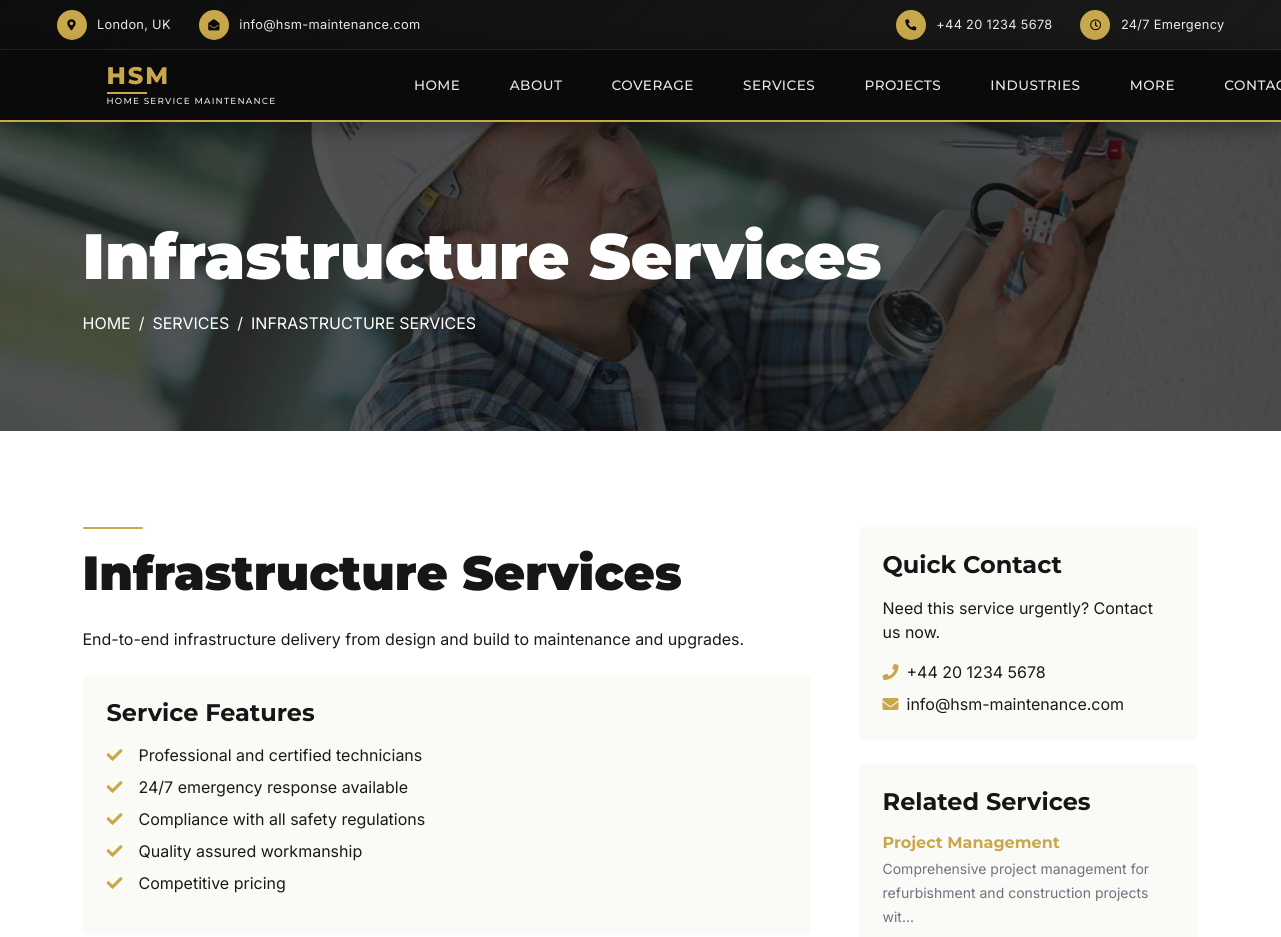
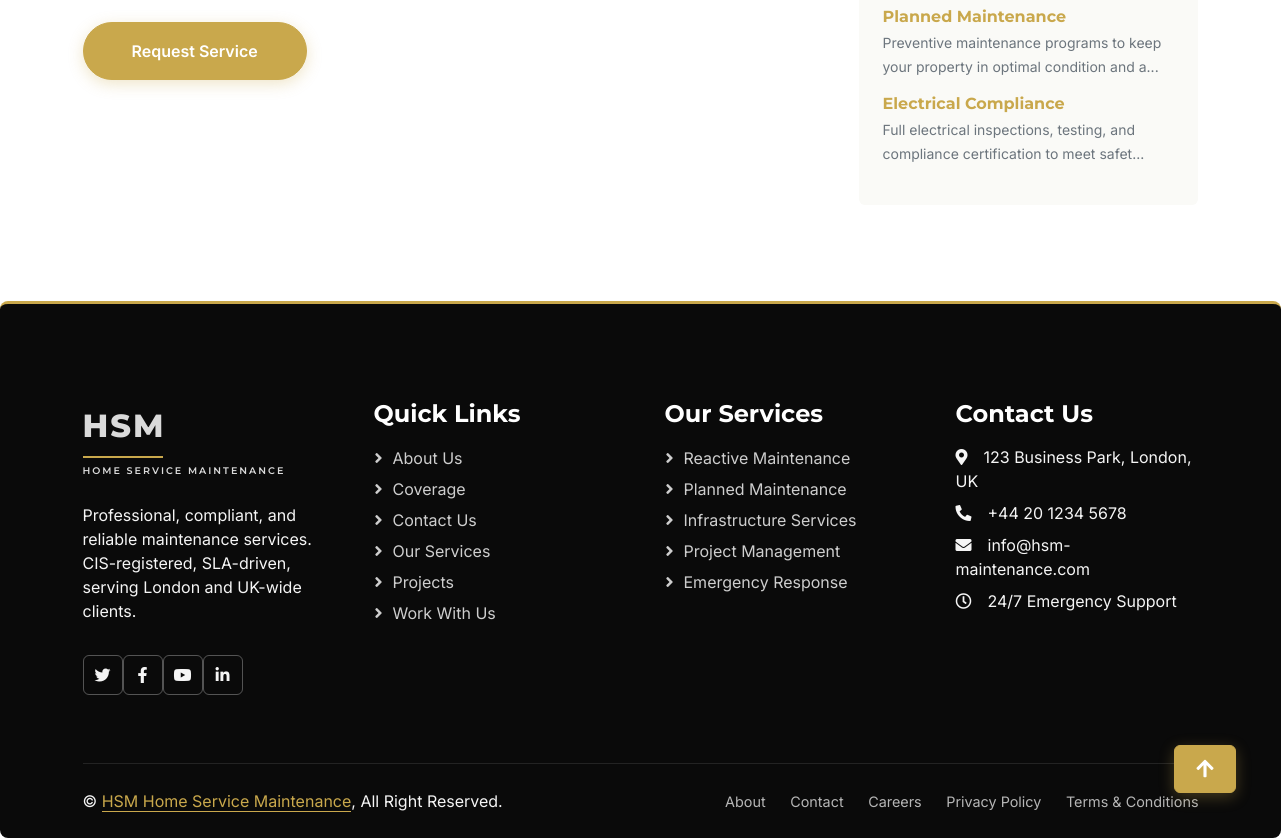
The app's page /service-detail.php?slug=infrastructure-services with its own data (2 pictures, top to bottom).
### tables this page shows
CREATE TABLE services (
    id INT AUTO_INCREMENT PRIMARY KEY,
    title VARCHAR(255) NOT NULL,
    slug VARCHAR(255) UNIQUE NOT NULL,
    category ENUM('reactive', 'planned', 'infrastructure', 'project') NOT NULL,
    description TEXT,
    content LONGTEXT,
    icon VARCHAR(100),
    image VARCHAR(255),
    featured TINYINT(1) DEFAULT 0,
    status ENUM('active', 'inactive') DEFAULT 'active',
    created_at TIMESTAMP DEFAULT CURRENT_TIMESTAMP,
    updated_at TIMESTAMP DEFAULT CURRENT_TIMESTAMP ON UPDATE CURRENT_TIMESTAMP
);

### service-detail.php (the view, shortened to what this page needs)
<?php
require_once 'includes/header.php';
require_once 'includes/config.php';
$slug = $_GET['slug'] ?? '';
$sql = "SELECT * FROM services WHERE slug = ? AND status = 'active'";
$stmt = $conn->prepare($sql);
$stmt->bind_param("s", $slug);
$stmt->execute();
$result = $stmt->get_result();
$service = $result->fetch_assoc();
?>
<div class="container-fluid page-header py-5 mb-5">
    <div class="container py-5">
        <h1 class="display-3 text-white mb-3 animated slideInDown"><?php echo htmlspecialchars($service['title']); ?></h1>
        <nav aria-label="breadcrumb animated slideInUp">
            <ol class="breadcrumb text-uppercase mb-0">
                <li class="breadcrumb-item"><a class="text-white" href="index.php">Home</a></li>
                <li class="breadcrumb-item"><a class="text-white" href="services.php">Services</a></li>
                <li class="breadcrumb-item text-white active" aria-current="page"><?php echo htmlspecialchars($service['title']); ?></li>
            </ol>
        </nav>
    </div>
</div>
<div class="container-xxl py-5">
    <div class="container">
        <div class="row g-5">
            <div class="col-lg-8 wow fadeIn" data-wow-delay="0.1s">
                <div class="bg-primary mb-3" style="width: 60px; height: 2px;"></div>
                <h1 class="display-5 mb-4"><?php echo htmlspecialchars($service['title']); ?></h1>
                <div class="mb-4">
                    <?php echo nl2br(htmlspecialchars($service['description'])); ?>
                </div>
                <div class="bg-light p-4 rounded mb-4">
                    <h4 class="mb-3">Service Features</h4>
                    <ul class="list-unstyled">
                        <li class="mb-2"><i class="fa fa-check text-primary me-3"></i>Professional and certified technicians</li>
                        <li class="mb-2"><i class="fa fa-check text-primary me-3"></i>24/7 emergency response available</li>
                        <li class="mb-2"><i class="fa fa-check text-primary me-3"></i>Compliance with all safety regulations</li>
                        <li class="mb-2"><i class="fa fa-check text-primary me-3"></i>Quality assured workmanship</li>
                        <li class="mb-0"><i class="fa fa-check text-primary me-3"></i>Competitive pricing</li>
                    </ul>
                </div>
                <a href="contact.php" class="btn btn-primary rounded-pill py-3 px-5">Request Service</a>
            </div>
            <div class="col-lg-4 wow fadeIn" data-wow-delay="0.5s">
                <div class="bg-light p-4 rounded mb-4">
                    <h4 class="mb-3">Quick Contact</h4>
                    <p class="mb-3">Need this service urgently? Contact us now.</p>
                    <p class="mb-2"><i class="fa fa-phone text-primary me-2"></i>+44 20 1234 5678</p>
                    <p class="mb-0"><i class="fa fa-envelope text-primary me-2"></i>info@hsm-maintenance.com</p>
                </div>
                <div class="bg-light p-4 rounded">
                    <h4 class="mb-3">Related Services</h4>
                    <?php
                    $related_sql = "SELECT * FROM services WHERE id != ? AND status = 'active' ORDER BY RAND() LIMIT 3";
                    $related_stmt = $conn->prepare($related_sql);
                    $related_stmt->bind_param("i", $service['id']);
                    $related_stmt->execute();
                    $related_result = $related_stmt->get_result();
                    while($related = $related_result->fetch_assoc()):
                    ?>
                        <a href="service-detail.php?slug=<?php echo $related['slug']; ?>" class="d-block mb-3 text-decoration-none">
                            <h6 class="text-primary mb-1"><?php echo htmlspecialchars($related['title']); ?></h6>
                            <small class="text-muted"><?php echo htmlspecialchars(substr($related['description'], 0, 80)) . '...'; ?></small>
                        </a>
                    <?php endwhile; ?>
                </div>
            </div>
        </div>
    </div>
</div>
<?php require_once 'includes/footer.php'; ?>

### css/style.css (style rules this page uses)
:root { --primary: #65B530; --secondary: #9B9B9B; --light: #F5F5F5; --dark: #161616; }
.btn { font-weight: 500; transition: .5s; }
.btn.btn-primary { color: #FFFFFF; }
.page-header { background: linear-gradient(rgba(22, 22, 22, .7), rgba(22, 22, 22, .7)), url(../img/carousel-1.jpg) center center no-repeat; background-size: cover; }
.breadcrumb-item + .breadcrumb-item::before { color: var(--light); }

### css/hsm-custom.css (style rules this page uses)
:root { --hsm-primary: #0A0A0A; --hsm-accent: #C9A84C; --hsm-support: #FAFAF7; --hsm-text: #1a1a1a; --hsm-text-light: #ffffff; }
:root { --primary: #C9A84C; --secondary: #9B9B9B; --light: #FAFAF7; --dark: #0A0A0A; }
body { font-family: 'Inter', sans-serif; color: var(--hsm-text); }
h1, h2, h3, h4, h5, h6 { font-family: 'Montserrat', sans-serif; font-weight: 700; }
.btn-primary { background-color: var(--hsm-accent); border-color: var(--hsm-accent); color: var(--hsm-primary); font-weight: 600; border-radius: 6px; padding: 12px 30px; transition: all 0.3s ease; box-shadow: 0 4px 15px rgba(201, 168, 76, 0.3); }
body { overflow-x: hidden; }
.page-header { background: linear-gradient(rgba(10, 10, 10, .7), rgba(10, 10, 10, .7)), url(../img/carousel-1.jpg) center center no-repeat; background-size: cover; }
.bg-primary { background-color: var(--hsm-accent) !important; border-radius: 2px; }
.text-primary { color: var(--hsm-accent) !important; }
.bg-light { background-color: var(--hsm-support) !important; }

### records on screen
services: title "Infrastructure Services", title "INFRASTRUCTURE SERVICES", description "End-to-end infrastructure delivery from design and build to maintenance and upgrades."
services: title "Project Management", description "Comprehensive project management for refurbishment and construction projects wit"
services: title "Planned Maintenance", description "Preventive maintenance programs to keep your property in optimal condition and a"
services: title "Electrical Compliance", description "Full electrical inspections, testing, and compliance certification to meet safet"
